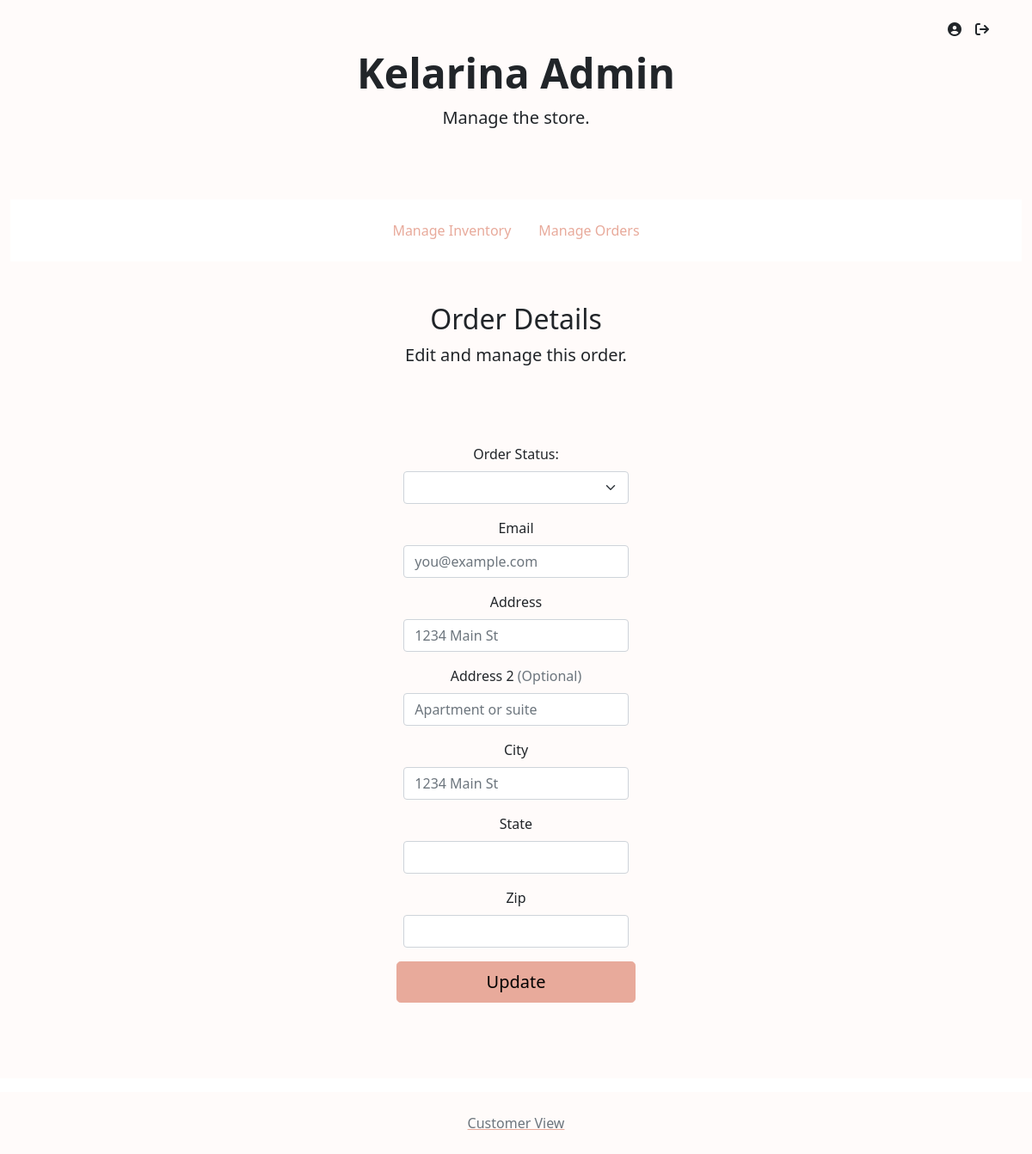
Before: /admin/?action=order-details&orderid=0000000070 (signed in) with the older database file.
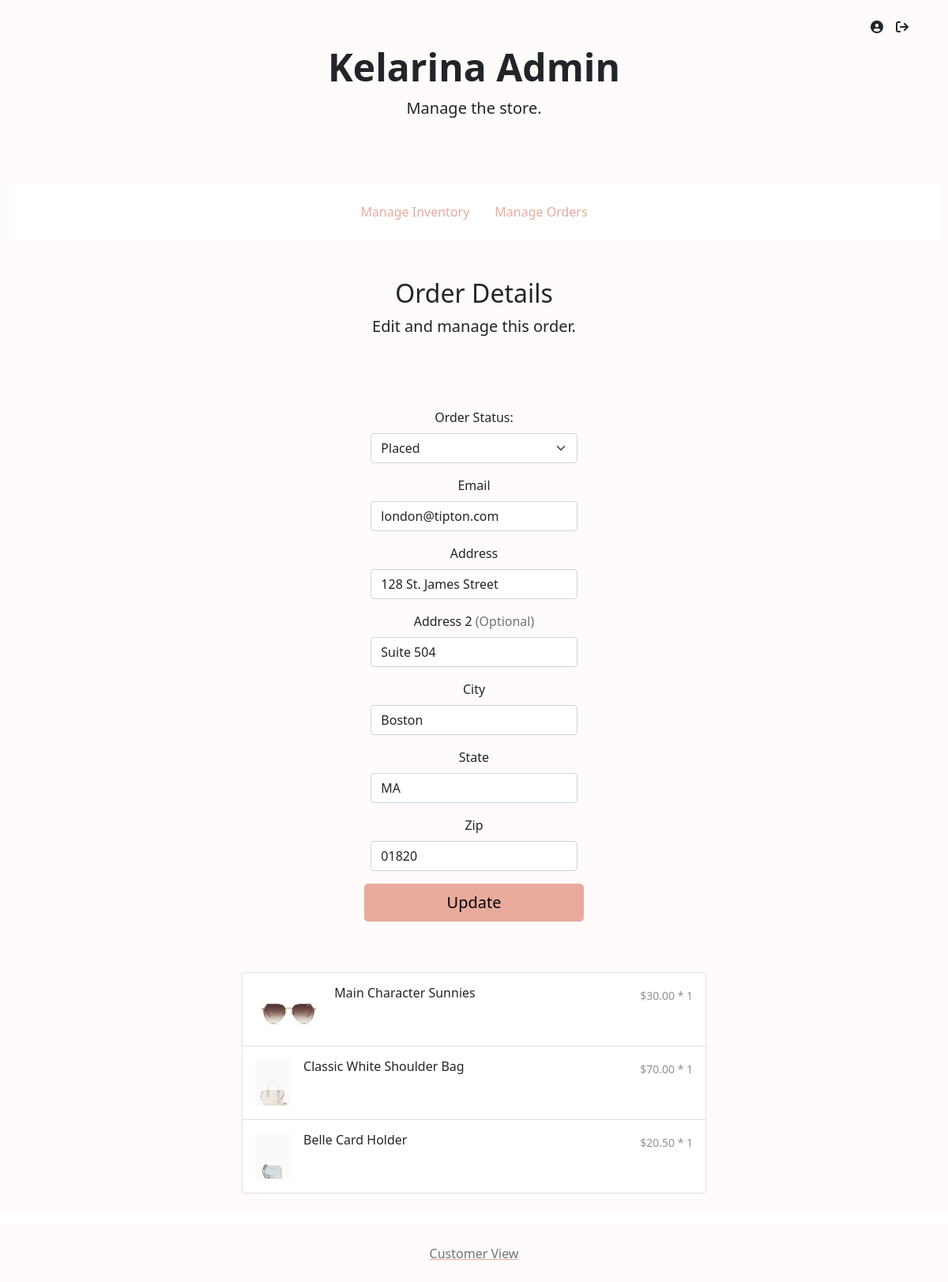
After: the same page with the newer database file.
### tables this page shows
CREATE TABLE `orders` (
  `orderID` int(10) UNSIGNED ZEROFILL NOT NULL,
  `customerID` int(10) UNSIGNED ZEROFILL DEFAULT NULL,
  `email` varchar(60) NOT NULL,
  `itemsPrice` decimal(7,2) UNSIGNED NOT NULL,
  `shipping` decimal(4,2) UNSIGNED NOT NULL,
  `tax` decimal(4,2) UNSIGNED NOT NULL,
  `status` varchar(15) NOT NULL,
  `timePlaced` timestamp NOT NULL DEFAULT current_timestamp(),
  `shipFirstName` varchar(30) NOT NULL,
  `shipLastName` varchar(30) NOT NULL,
  `shipStreet` varchar(30) NOT NULL,
  `shipStreet2` varchar(30) DEFAULT NULL,
  `shipCity` varchar(30) NOT NULL,
  `shipState` char(2) NOT NULL,
  `shipZip` int(5) UNSIGNED ZEROFILL NOT NULL
);

CREATE TABLE `order_items` (
  `orderID` int(10) UNSIGNED ZEROFILL NOT NULL,
  `itemID` int(10) UNSIGNED ZEROFILL NOT NULL,
  `quantity` int(3) UNSIGNED NOT NULL,
  `price` decimal(5,2) UNSIGNED NOT NULL
);

CREATE TABLE `item` (
  `itemID` int(10) UNSIGNED ZEROFILL NOT NULL,
  `name` varchar(30) NOT NULL,
  `price` decimal(5,2) UNSIGNED NOT NULL,
  `quantity` int(3) UNSIGNED NOT NULL,
  `category` varchar(15) NOT NULL,
  `color` varchar(15) NOT NULL,
  `material` varchar(15) NOT NULL,
  `description` text DEFAULT NULL,
  `tags` text DEFAULT NULL
);

### function/customer-db.php (called while the page is built, shortened)
<?php
function getOrderDetails($orderID)
{
    global $db;
    $query = 'SELECT * FROM `orders` WHERE `orderID` = :orderID';
    $statement = $db->prepare($query);
    $statement->bindValue(':orderID', $orderID);
    $statement->execute();
    $orderInfo = $statement->fetch();
    return $orderInfo;
}
function getOrderItems($orderID)
{
    global $db;
    $query = 'SELECT `order_items`.*, `item`.`name` FROM `order_items` INNER JOIN `item` ON `order_items`.`itemID` = `item`.`itemID`  WHERE `orderID` = :orderID';
    $statement = $db->prepare($query);
    $statement->bindValue(':orderID', $orderID);
    $statement->execute();
    $items = $statement->fetchAll();
    return $items;
}

### function/store-db.php (called while the page is built, shortened)
<?php
function getItemImage($itemID)
{
    $path = "media/purse.jpg";
    $exts = array('bmp', 'png', 'jpg', 'jpeg');
    foreach ($exts as $ext) {
        if (file_exists("../media/" . $itemID . "." . $ext)) {
            $path = "../media/" . $itemID . "." . $ext;
        }
    }
    return $path;
}

### admin/page/order-details.php (the view, shortened to what the changed rows need)
<?php
include 'admin-view/header.php';
include 'admin-view/navigation.php';
?>
<div class="py-5 text-center">
    <h2>Order Details</h2>
    <p class="lead">Edit and manage this order.</p>
</div>
<div class="container-fluid text-center">
    <div class="pb-5 pt-2 text-center w-75 mx-auto">
        <div class="card-body">
            <div class="row">
                <div class="col-md-4"></div>
                <div class="col-md-4">
                    <form action="." method="post" enctype="multipart/form-data">
                        <div class="row g-3">
                            <div class="col-12">
                                <label for="status" class="form-label">Order Status: </label>
                                <select class="form-select" id="status" name="status" required>
                                    <option selected value="<?php echo $order['status'] ?>"><?php echo ucfirst($order['status']) ?></option>
                                    <option value="placed">placed</option>
                                </select>
                            </div>
                            <div class="col-12">
                                <label for="email" class="form-label">Email </label>
                                <input type="email" class="form-control" id="email" name="email" maxlength="60" placeholder="you@example.com" value="<?php echo $order['email'] ?>">
                            </div>
                            <div class="col-12">
                                <label for="shipStreet" class="form-label">Address</label>
                                <input type="text" class="form-control" id="shipStreet" name="shipStreet" maxlength="30" placeholder="1234 Main St" value="<?php echo $order['shipStreet'] ?>" required>
                            </div>
                            <div class="col-12">
                                <label for="shipStreet2" class="form-label">Address 2 <span class="text-muted">(Optional)</span></label>
                                <input type="text" class="form-control" id="shipStreet2" name="shipStreet2" maxlength="30" placeholder="Apartment or suite" value="<?php echo $order['shipStreet2'] ?>">
                            </div>
                            <div class="col-12">
                                <label for="shipCity" class="form-label">City</label>
                                <input type="text" class="form-control" id="shipCity" name="shipCity" maxlength="30" placeholder="1234 Main St" value="<?php echo $order['shipCity'] ?>" required>
                            </div>
                            <div class="col-12">
                                <label for="state" class="form-label">State</label>
                                <input type="text" class="form-control" id="shipState" name="shipState" maxlength="2" minlength="2" value="<?php echo $order['shipState'] ?>" required>
                            </div>
                            <div class="col-12">
                                <label for="shipZip" class="form-label">Zip</label>
                                <input type="text" class="form-control" id="shipZip" name="shipZip" minlength="5" maxlength="5" value="<?php echo $order['shipZip'] ?>" required>
                            </div>
                            <button class="w-100 btn btn-primary btn-lg" type="submit" name="updateOrder">Update</button>
                        </div>
                    </form>
                </div>
            </div>
        </div>
    </div>
</div>
<div class="list-group w-50 mx-auto">
    <?php
    foreach ($items as $item) { ?>
        <a href=".?action=product&itemid=<?php echo $item['itemID'] ?>#view" class="list-group-item list-group-item-action d-flex gap-3 py-3" aria-current="true">
            <img src="<?php echo getItemImage($item['itemID']) ?>" alt="twbs" height="60px" class="rounded flex-shrink-0">
            <div class="d-flex gap-2 w-100 justify-content-between">
                <div>
                    <h6 class="my-0"><?php echo $item['name'] ?></h6>
                </div>
                <div>
                    <small class="opacity-50 my-0">$<?php echo $item['price'] . ' * ' . $item['quantity'] ?></small>
                </div>
            </div>
        </a>
    <?php } ?>
</div>
<p><br></p>
</div>
<?php include('admin-view/footer.php') ?>

Changed rows visible on the page:
added orders: status "Placed", email "london@tipton.com", shipStreet "128 St. James Street", shipStreet2 "Suite 504", shipCity "Boston", shipState "MA", shipZip "01820"
added order_items: shows a picture, itemID.name "Main Character Sunnies", price "30.00", quantity "1"
added order_items: shows a picture, itemID.name "Classic White Shoulder Bag", price "70.00", quantity "1"
added order_items: shows a picture, itemID.name "Belle Card Holder", price "20.50", quantity "1"
